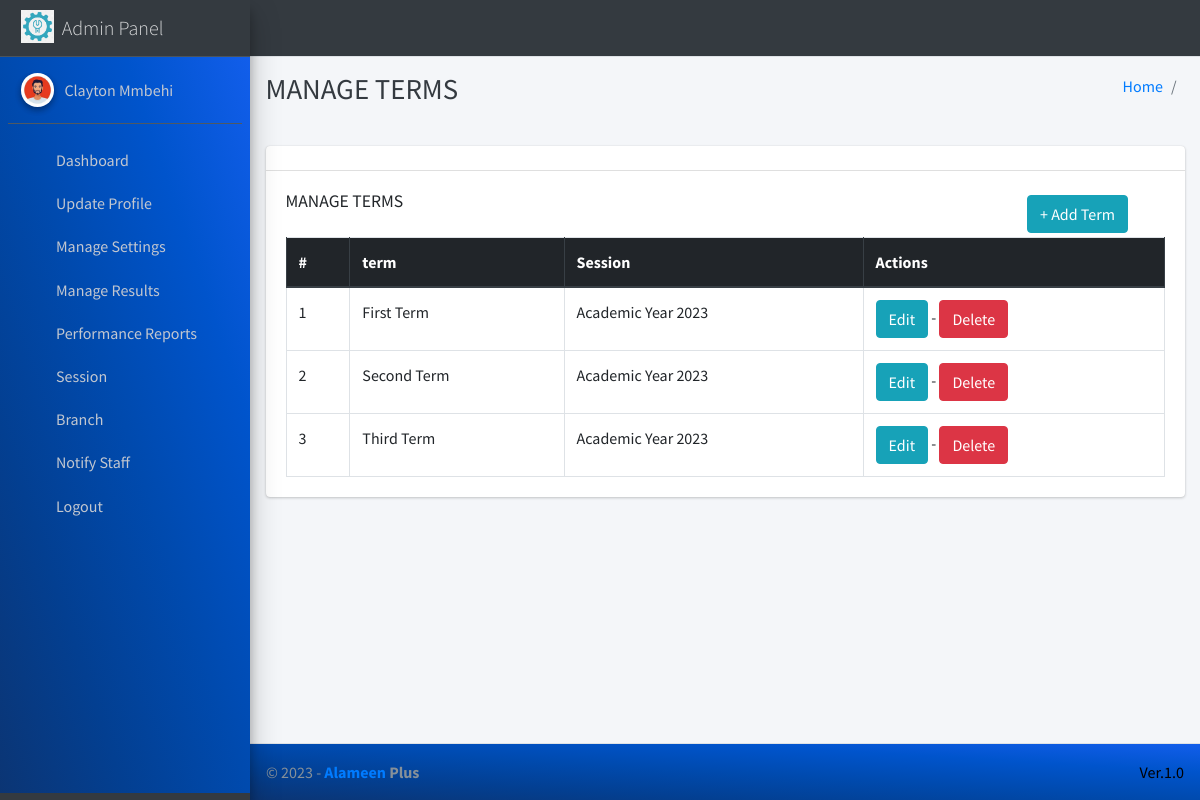
The page /manage/terms/ (signed in) on the database its author committed.
### main_app/models.py (models this page shows, shortened)
class CustomUser(AbstractUser):
    USER_TYPE = ((1, "HOD"), (2, "Staff"), (3, "Student"))
    GENDER = [("M", "Male"), ("F", "Female")]
    username = None  # Removed username, using email instead
    email = models.EmailField(unique=True)
    user_type = models.CharField(default=1, choices=USER_TYPE, max_length=1)
    gender = models.CharField(max_length=1, choices=GENDER)
    profile_pic = models.ImageField()
    created_at = models.DateTimeField(auto_now_add=True)
    updated_at = models.DateTimeField(auto_now=True)
    USERNAME_FIELD = "email"
    REQUIRED_FIELDS = []
    objects = CustomUserManager()
    def __str__(self):
        return  self.first_name + " " + self.last_name

class SessionTerm(models.Model):
    CHOICE = [
        ('First Term', 'First Term'),
        ('Second Term', 'Second Term'),
        ('Third Term', 'Third Term')
    ]
    session = models.ForeignKey(Session, on_delete=models.CASCADE)
    term = models.CharField(max_length=15, unique=True, choices=CHOICE)
    TERM_CHOICES = [("Term 1", "Term 1"), ("Term 2", "Term 2"), ("Term 3", "Term 3")]
    session = models.ForeignKey(Session, on_delete=models.CASCADE)
    name = models.CharField(max_length=10, choices=TERM_CHOICES)

class Session(models.Model):
    name = models.CharField(max_length=20)
    start_year = models.DateField()
    end_year = models.DateField()
    def __str__(self):
        return self.name

### main_app/hod_views.py (the view)
# urls.py: path('manage/terms/', hod_views.manage_term, name='manage_term'),
@login_required(redirect_field_name="user_login")
@login_required(redirect_field_name="user_login")
def manage_term(request):
    terms = SessionTerm.objects.all()
    context = {
        'terms': terms
    }
    return render(request, "hod_template/manage_term.html", context)

### main_app/templates/hod_template/manage_term.html
{% extends 'main_app/base.html' %}
{% load static %}
{% block page_title %}MANAGE TERMS{% endblock page_title %}
{% block content %}
<section class="content">
    <div class="container-fluid">
        <div class="row">
            <div class="col-md-12">
                <div class="card">
                    <div class="card-header">
                    </div>
                    <div class="card-body">
                        <div class="row">
                            <div class="col-md-10">
                                <h3 class="card-title">MANAGE TERMS</h3>
                            </div>
                            <div class="col-md-2 p-1">
                                <a class="btn btn-info" href="{% url 'add_term' %}">+ Add Term</a>
                            </div>
                        </div>
                        <table id="example2" class="table table-bordered table-hover">
                            <thead class="thead-dark">
                                <tr>
                                    <th>#</th>
                                    <th>term</th>
                                    <th>Session</th>
                                    <th>Actions</th>
                                </tr>
                            </thead>
                            <tbody>
                                {% for term in terms %}
                                <tr>
                                    <td>{{ forloop.counter }}</td>
                                    <td>{{term.term}}</td>
                                    <td>{{term.session}}</td>
                                    <td>
                                        <a href="{% url 'update_term' term.id %}" class="btn btn-info">Edit</a> -
                                        <a href="{% url 'delete_term' term.id %}" onclick="return confirm('Are you sure you want to delete this course ?')" class="btn btn-danger">Delete</a>
                                    </td>
                                </tr>
                                {% endfor %}
                            </tbody>
                        </table>
                    </div>
                </div>
            </div>
        </div>
    </div>
</section>
{% endblock content %}

### main_app/templates/main_app/sidebar_template.html (shortened to what this page needs)
{% load static %}
<aside class="main-sidebar sidebar-dark-info elevation-4">
    {% if request.user.user_type == '1' %}
    <a href="{% url 'admin_home' %}" class="brand-link">
        <img src="{% static 'dist/img/virusx.png' %} " alt="Alameen Plus Logo"
            class="brand-image " >
        <span class="brand-text font-weight-light" >Admin Panel</span>
    </a>
    <div class="sidebar" style="background-image: linear-gradient(to right top, #0b3574, #033f91, #004aae, #0054cc, #125eeb);">
        <div class="user-panel mt-3 pb-3 mb-3 d-flex">
            <div class="image">
                <img src="{{ request.user.profile_pic}}" class="img-circle elevation-2" alt="User Image">
            </div>
            <div class="info">
                <a href="#" class="d-block">{{user}}</a>
            </div>
        </div>
        <nav class="mt-2">
            <ul class="nav nav-pills nav-sidebar flex-column" data-widget="treeview" role="menu" data-accordion="false">
                <li class="nav-item">
                    {% url 'admin_home' as admin_home %}
                    <a href="{{admin_home}}" class="nav-link {% if admin_home == request.path %} active {% endif %}">
                        <i class="nav-icon fas fa-home"></i>
                        <p>
                            Dashboard
                        </p>
                    </a>
                </li>
                <li class="nav-item">
                    {% url 'admin_view_profile' as admin_view_profile %}
                    <a href="{{admin_view_profile}}"
                        class="nav-link {% if admin_view_profile == request.path %} active {% endif %}">
                        <i class="nav-icon fas fa-address-card"></i>
                        <p>
                            Update Profile
                        </p>
                    </a>
                </li>
                <li class="nav-item has-treeview">
                    <a href="#" class="nav-link" >
                        <i class="nav-icon fas fa-cogs"></i>
                        <p>
                            Manage Settings
                            <i class="fas fa-angle-left right"></i>
                        </p>
                    </a>
                </li>
<li class="nav-item has-treeview">
    <a href="#" class="nav-link" >
        <i class="nav-icon fas fa-check"></i>
        <p>
            Manage Results
            <i class="fas fa-angle-left right"></i>
        </p>
    </a>
</li>
                <li class="nav-item has-treeview">
                    <a href="#" class="nav-link" >
                        <i class="nav-icon far fa-file"></i>
                        <p>
                            Performance Reports
                            <i class="fas fa-angle-left right"></i>
                        </p>
                    </a>
                </li>
                <li class="nav-item has-treeview">
                    <a href="#" class="nav-link">
                        <i  class="nav-icon far fa-calendar-alt"></i>
                        <p>
                            Session
                            <i class="fas fa-angle-left right"></i>
                        </p>
                    </a>
                </li>
                <li class="nav-item has-treeview">
                    <a href="#" class="nav-link" >
                        <i class="nav-icon fas fa-bookmark"></i>
                        <p>
                            Branch
                            <i class="fas fa-angle-left right"></i>
                        </p>
                    </a>
                </li>
                <li class="nav-item">
                    {% url 'admin_notify_staff' as admin_notify_staff %}
                    <a href="{{admin_notify_staff}}"
                        class="nav-link {% if admin_notify_staff == request.path %} active {% endif %}">
                        <i class="nav-icon far fa-bell"></i>
                        <p>
                            Notify Staff
                        </p>
                    </a>
                </li>
                            {% endif %}
                    <li class="nav-item">
                        <a href="{% url 'user_logout' %}"
                            onclick="return confirm('Your session would be terminated.\n\nProceed?')"
                            class="nav-link">
                            <i  style="color: #ff0000"  class="nav-icon fas fa-power-off"></i>
                            <p>
                                Logout
                            </p>
                        </a>
                    </li>
            </ul>
        </nav>
    </div>
</aside>

### rows shown on the page
CustomUser: user.profile_pic (picture), first_name+last_name "Clayton Mmbehi"
SessionTerm: term "First Term", session "Academic Year 2023"
SessionTerm: term "Second Term", session "Academic Year 2023"
SessionTerm: term "Third Term", session "Academic Year 2023"
